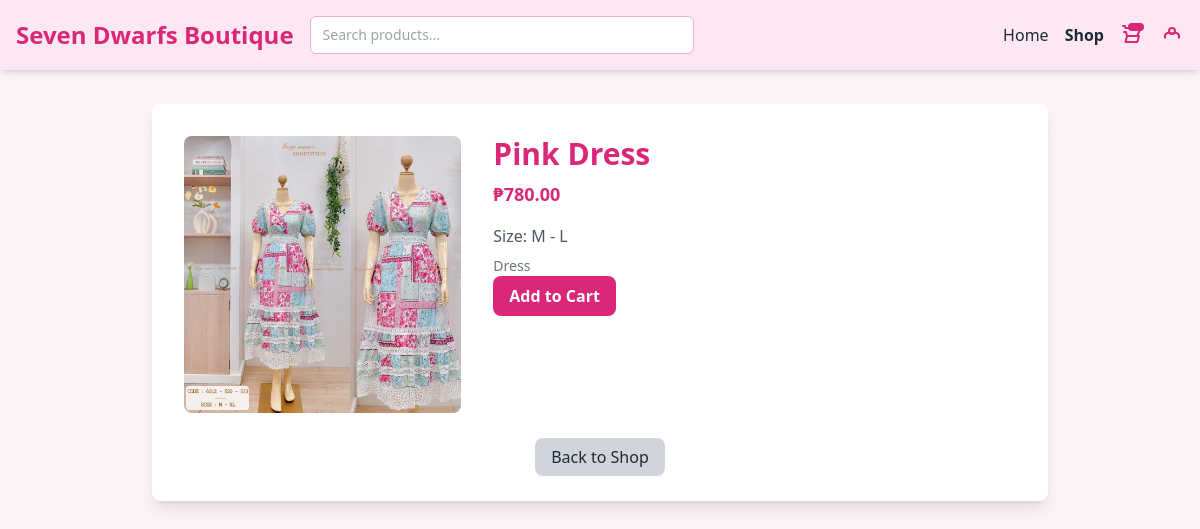
The page /customerside/product_detail.php?product_id=1 on the database as committed earlier.
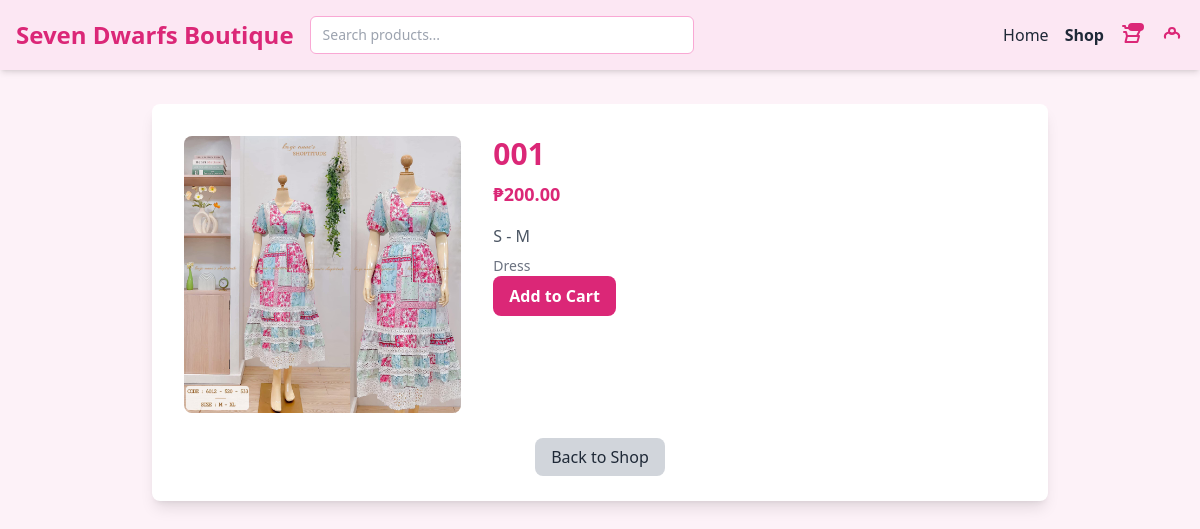
The same page on the database as committed later.
### tables this page shows
CREATE TABLE `products` (
  `product_id` int(11) NOT NULL,
  `product_name` varchar(255) DEFAULT NULL,
  `description` text DEFAULT NULL,
  `price_id` int(11) DEFAULT NULL,
  `stocks` int(11) DEFAULT NULL,
  `category_id` int(11) DEFAULT NULL,
  `image_url` varchar(255) DEFAULT NULL,
  `created_at` timestamp NOT NULL DEFAULT current_timestamp(),
  `supplier_id` int(11) DEFAULT NULL
);

CREATE TABLE `categories` (
  `category_id` int(11) NOT NULL,
  `category_name` varchar(100) NOT NULL
);

### customerside/product_detail.php (the view, shortened to what this page needs)
<?php
require 'conn.php';
$isLoggedIn = isset($_SESSION['customer_id']);
$product_id = $_GET['product_id'];
$stmt = $conn->prepare("SELECT p.product_name, p.price_id, p.description, p.image_url, c.category_name FROM products p JOIN categories c ON p.category_id = c.category_id WHERE p.product_id = ?");
$stmt->bind_param("i", $product_id);
$stmt->execute();
$result = $stmt->get_result();
$product = $result->fetch_assoc();
?>
<!DOCTYPE html>
<html lang="en">
<head>
  <script src="https://cdn.tailwindcss.com"></script>
</head>
<body class="bg-pink-50 text-gray-800 font-sans" x-data="cart()">
  <nav class="bg-pink-100 shadow-md fixed top-0 left-0 w-full z-50">
    <div class="max-w-7xl mx-auto px-4 py-4 flex flex-wrap items-center justify-between gap-4">
      <div class="flex flex-1 items-center gap-4">
        <h1 class="text-2xl font-bold text-pink-600 whitespace-nowrap">Seven Dwarfs Boutique</h1>
        <form action="shop.php" method="get" class="flex flex-1 max-w-sm">
          <input type="text" name="search" placeholder="Search products..."
                 class="w-full px-3 py-2 border border-pink-300 rounded-md focus:outline-none focus:ring-2 focus:ring-pink-400 text-sm">
        </form>
      </div>
      <ul class="flex flex-wrap justify-center space-x-4 text-sm md:text-base">
        <li><a href="homepage.php" class="hover:text-pink-500">Home</a></li>
        <li><a href="shop.php" class="hover:text-pink-500 font-semibold">Shop</a></li>
      </ul>
      <div class="flex items-center gap-4 text-pink-600">
        <a href="cart.php" class="hover:text-pink-500 relative" title="Cart">
          <svg xmlns="http://www.w3.org/2000/svg" class="h-6 w-6" viewBox="0 0 24 24" fill="none" stroke="currentColor" stroke-width="2">
            <path stroke-linecap="round" stroke-linejoin="round" d="M3 3h2l.4 2M7 13h10l4-8H5.4M7 13l-1.5 6h11.1a1 1 0 001-.8l1.4-5.2H7zm0 0l-1-4H4" />
          </svg>
          <div x-show="cartCount > 0" class="absolute top-0 right-0 bg-pink-600 text-white text-xs rounded-full px-2 py-1">
          </div>
        </a>
        <div x-data="{ open: false }" class="relative">
          <?php if ($isLoggedIn): ?>
            <button @click="open = !open" class="hover:text-pink-500" title="Profile">
              <svg xmlns="http://www.w3.org/2000/svg" class="h-6 w-6" viewBox="0 0 24 24" fill="none" stroke="currentColor" stroke-width="2">
                <path stroke-linecap="round" stroke-linejoin="round" d="M5.121 17.804A4 4 0 0112 14a4 4 0 016.879 3.804M15 11a3 3 0 11-6 0 3 3 0 016 0z" />
              </svg>
            </button>
            <div x-show="open" @click.away="open = false" x-transition
                 class="absolute right-0 mt-2 w-40 bg-white border border-gray-200 rounded-lg shadow-lg z-50">
              <a href="profile.php" class="block px-4 py-2 text-sm text-gray-700 hover:bg-pink-100">My Profile</a>
              <form action="logout.php" method="POST">
                <button type="submit" class="w-full text-left px-4 py-2 text-red-500 hover:bg-pink-100">Logout</button>
              </form>
            </div>
          <?php else: ?>
            <button @click="showLogin = true" class="hover:text-pink-500" title="Profile">
              <svg xmlns="http://www.w3.org/2000/svg" class="h-6 w-6" viewBox="0 0 24 24" fill="none" stroke="currentColor" stroke-width="2">
                <path stroke-linecap="round" stroke-linejoin="round" d="M5.121 17.804A4 4 0 0112 14a4 4 0 016.879 3.804M15 11a3 3 0 11-6 0 3 3 0 016 0z" />
              </svg>
            </button>
          <?php endif; ?>
        </div>
      </div>
    </div>
  </nav>
  <div class="max-w-4xl mx-auto mt-10 bg-white shadow-lg rounded-lg p-8">
    <div class="flex">
      <div class="flex-none w-1/3">
        <img src="<?= htmlspecialchars($product['image_url']) ?>" alt="<?= htmlspecialchars($product['product_name']) ?>" class="w-full h-full object-cover rounded-lg">
      </div>
      <div class="ml-8 flex-1">
        <h2 class="text-3xl font-semibold text-pink-600"><?= htmlspecialchars($product['product_name']) ?></h2>
        <p class="text-lg font-semibold text-pink-600 mt-2">₱<?= number_format($product['price_id'], 2) ?></p>
        <p class="text-gray-600 mt-4"><?= nl2br(htmlspecialchars($product['description'])) ?></p>
        <p class="text-sm text-gray-500 mt-2"><?= htmlspecialchars($product['category_name']) ?></p>
        <button @click="addToCart($event)" class="py-2 px-4 bg-pink-600 text-white font-semibold rounded-lg hover:bg-pink-500 transition duration-200">
          Add to Cart
        </button>
      </div>
    </div>
    <div class="mt-8 text-center">
      <a href="shop.php" class="py-2 px-4 bg-gray-300 text-gray-800 rounded-lg hover:bg-gray-400 transition duration-200">Back to Shop</a>
    </div>
  </div>
</body>
</html>

Rows that differ between the two databases and show on the page:
changed products "Dress": product_name "Pink Dress" → "001"; price "780.00" → "200.00"; description "Size: M - L" → "S - M"
